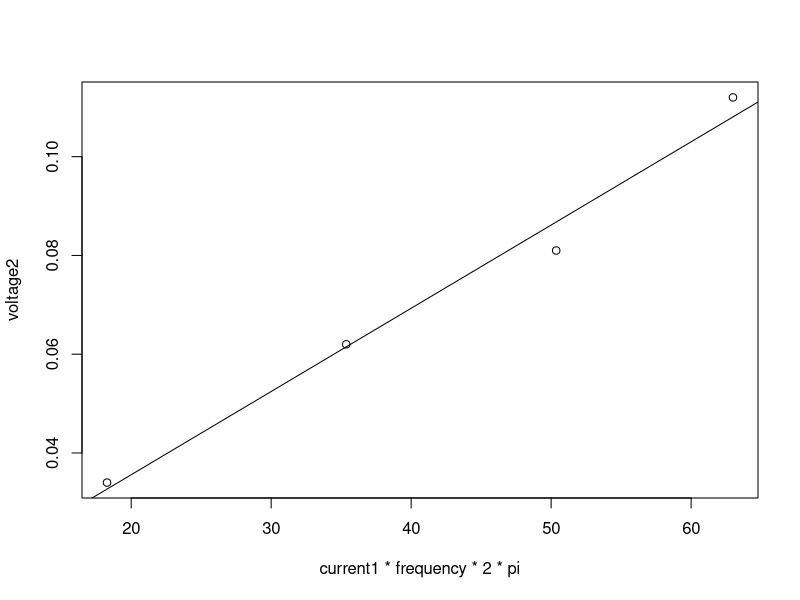
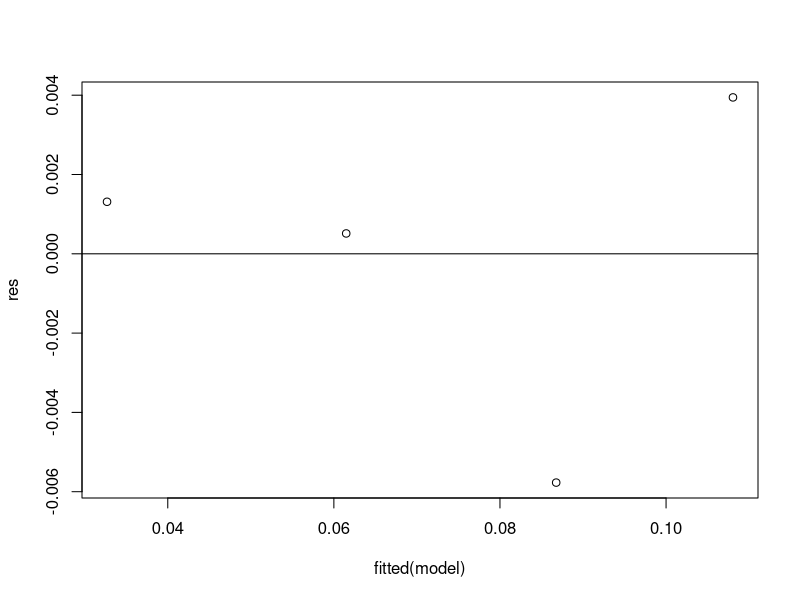
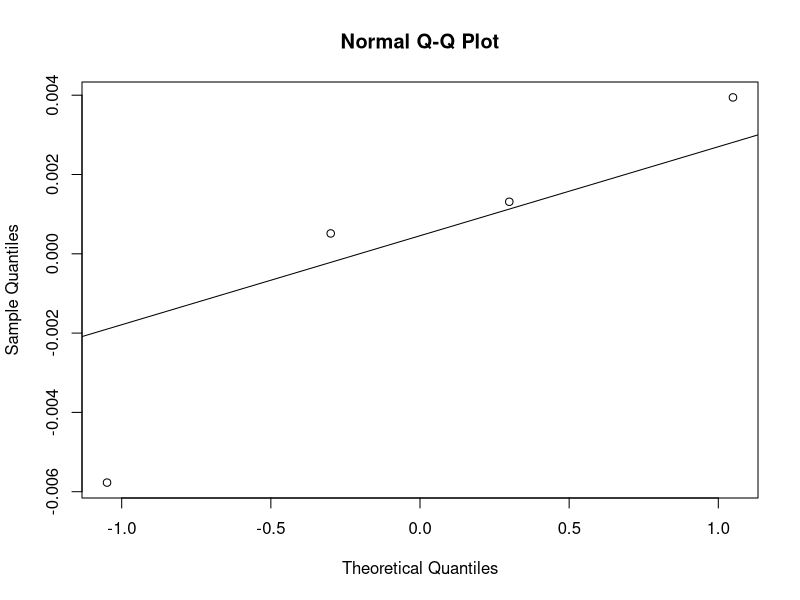
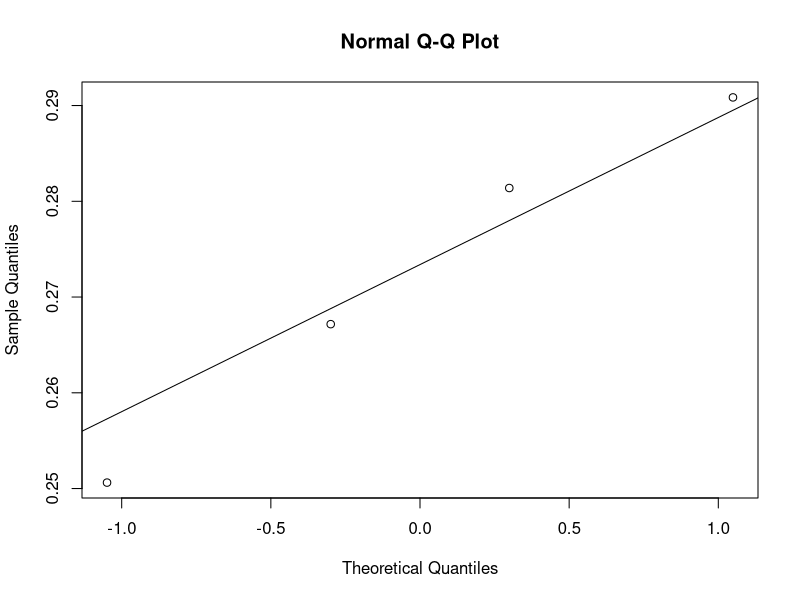
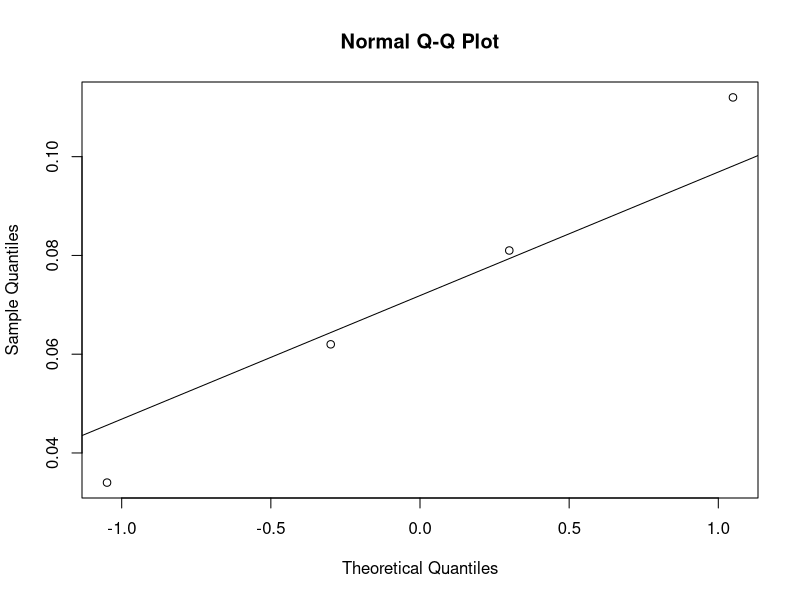
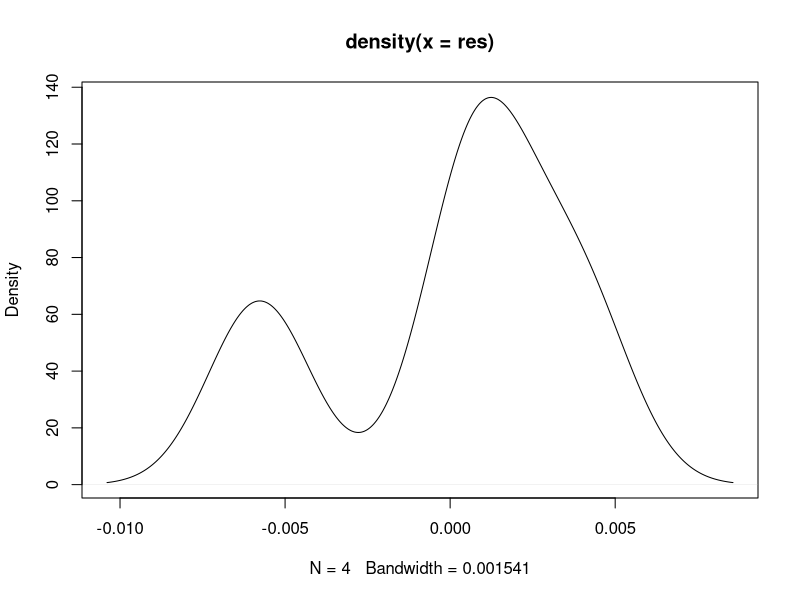
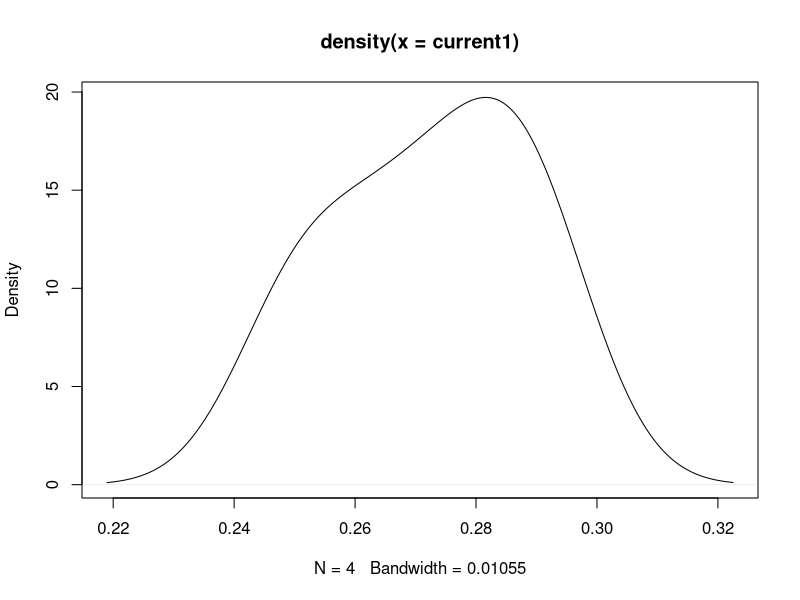
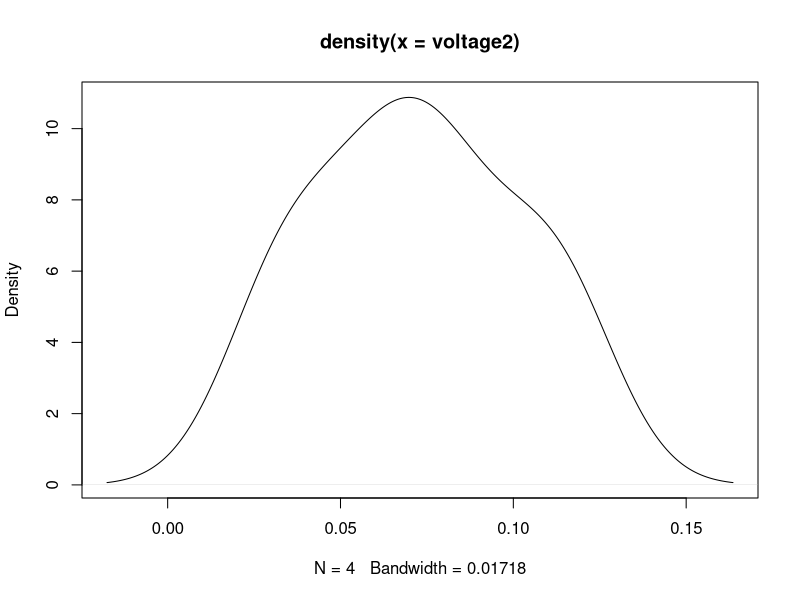

Reproduce these figures in R, in order.
# Data
frequency = c( 10, 20, 30, 40 )
current1 = c( 5.748, 5.561, 5.280, 4.953 ) * 0.0506
voltage2 = c( 0.034, 0.062, 0.081, 0.112 )

# Linear regression
model = lm( voltage2 ~ I( current1 * frequency * 2 * pi ) )
summary(model)

# Plots with regression line
plot(current1 * frequency * 2 * pi, voltage2)
abline(model)

# Residuals
res = resid(model)

# Residual VS Fitted plot
plot(fitted(model), res)
abline(0,0)

# Shapiro-Wilk
shapiro.test(res)
shapiro.test(current1)
shapiro.test(voltage2)

# QQ-plot 
qqnorm(res)
qqline(res)
qqnorm(current1)
qqline(current1)
qqnorm(voltage2)
qqline(voltage2)

# Density
plot(density(res))
plot(density(current1))
plot(density(voltage2))